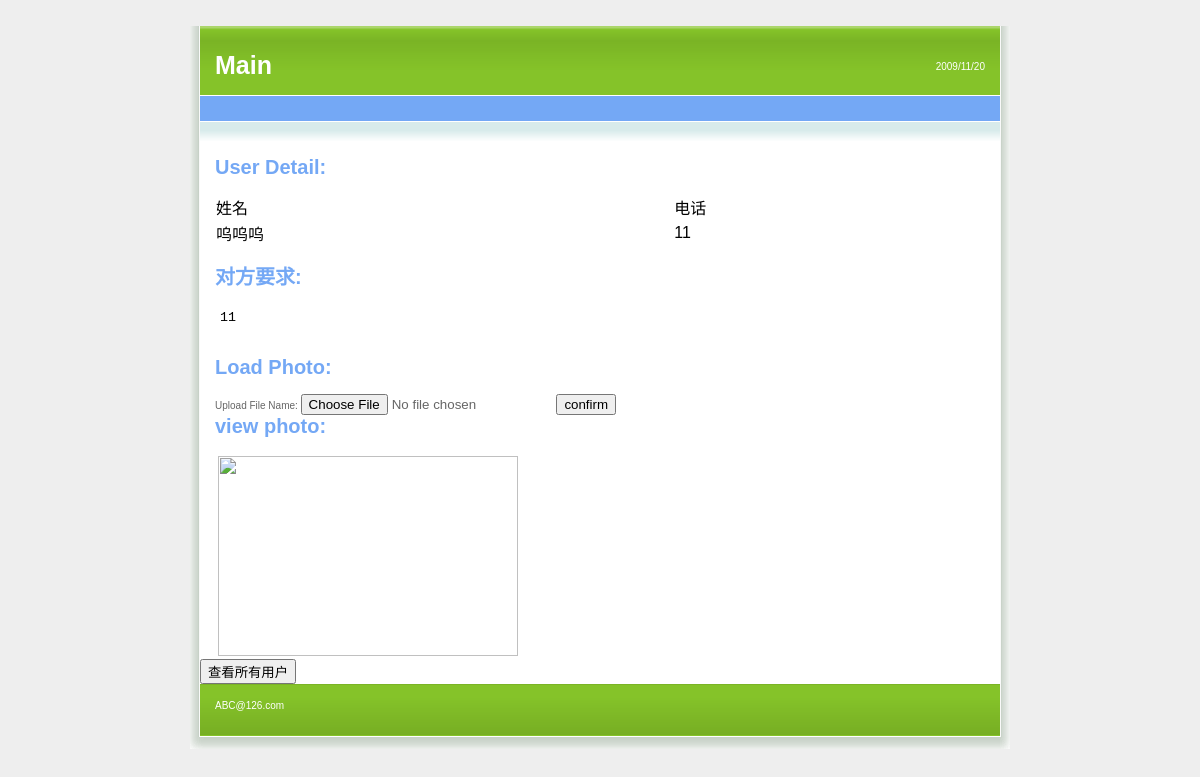
Page /userDetail/?uid=2 on the committed database.
### app/models.py (models this page shows)
class User(models.Model):
	SEX = (
		('male','男性'),
		('female','女性')
	)
	nikename = models.CharField(max_length=20)
	username = models.CharField(max_length=20,blank=True)
	password = models.CharField(max_length=20)
	age = models.IntegerField(default=18,blank=True)
	sex = models.CharField(max_length=6, choices=SEX,blank=True)
	tel = models.CharField(max_length=20,blank=True)
	others = models.CharField(max_length=100,blank=True)
	pic = models.ImageField("图片",upload_to="pic",blank=True)

### app/views.py (the view)
# urls.py: path('userDetail/',views.userDetail),
def userDetail(request):
	if request.method == 'POST':
		pic=request.FILES.get('pic')
		img =User(pic=request.FILES.get('pic'))
		print(img)
		pic ='/pic/'+str(pic)
		print(pic)
		oid = request.session['oid']
		User.objects.filter(id=oid).update(pic=pic)
		user = User.objects.get(id=oid)
		return render(request,'userDetail.html',{'user':user})
		pass
	else:
		if 'uid' in request.GET:
			uid = request.GET['uid']
			request.session['oid']=uid
		else:
			uid = request.session['uid']
		user = User.objects.get(id=uid)
		return render(request,'userDetail.html',{'user':user})

### app/templates/userDetail.html (shortened to what this page needs)
﻿<html>
	<head>
		<link rel="stylesheet" type="text/css" href="/static/css/style.css" />
	</head>
	<body>
		<div id="wrap">
			<div id="top_content">
				<div id="header">
					<div id="rightheader">
						<p>
							2009/11/20
							<br />
						</p>
					</div>
					<div id="topheader">
						<h1 id="title">
							<a href="#">Main</a>
						</h1>
					</div>
					<div id="navigation">
					</div>
				</div>
				<div id="content">
					<p id="whereami">
					</p>
					<h1>
						User Detail:
					</h1>
					<table class="table">
						<tr>
							<td>
								姓名
							</td>
							<td>
								电话
							</td>
						</tr>
						<tr>
							<td>
								{{user.nikename}}
							</td>
							<td>
								{{user.tel}}
							</td>
						</tr>
					</table>
					<h1>
						对方要求:
					</h1>
					<table>
						<tr>
							<td colspan="2">
								<textarea cols="80" style="border:0px;resize:none;">{{user.others}}</textarea>
							</td>
						</tr>
					</table>
					<br/>
					<h1>
						Load Photo:
					</h1>
						<form action="/userDetail/" method="post" enctype="multipart/form-data">
							Upload File Name:
							<input type="file" name="pic" />
							<input type="submit" value="confirm" />
						</form>
					<h1>
						view photo:
					</h1>
					<table>
								<tr>
									<td>
										<img src="/media/{{user.pic}}" width="300"
											height="200" />
									</td>
								</tr>
					</table>
				</div>
				<input type="button" onclick="location='/userList/'" value="查看所有用户"/>
			</div>
			<div id="footer">
				<div id="footer_bg">
					ABC@126.com
				</div>
			</div>
		</div>
	</body>
</html>

### static/css/style.css (style rules this page uses)
body { margin: 0; font-size: 62.5%; font-family: Verdana, Arial, Helvetica, sans-serif; padding: 15px 0; background: #eeeeee; }
#wrap { width: 820px; margin: 0 auto; background: url(../img/bg.gif) top center repeat-y #FFFFFF; }
#top_content { padding: 0 10px; }
#topheader { padding: 25px 15px 15px 15px; margin: 0 auto 0 auto; background: url(../img/top_left.gif) top left repeat-x #85C329; }
#rightheader { float: right; width: 375px; height: 40px; color: #FFFFFF; text-align: right; }
#rightheader p { padding: 35px 15px 0 0; margin: 0; text-align: right; }
#title { padding: 0; margin: 0; font-size: 2.5em; color: #FFFFFF; }
#title a:link, #title a:visited { color: #FFFFFF; text-decoration: none; }
#navigation { background: #74A8F5; border-top: 1px solid #ffffff; height: 25px; clear: both }
#content { padding: 0 15px; margin: 0 auto 0 auto; background: url(../img/content_bg.gif) repeat-x left top #ffffff; color: #666666; }
#content p#whereami { padding: 20px 0 15px 0; margin: 0; }
#content h1, #content h2, #content h3, #content h4 , #content h5 { color: #74A8F5; }
#content h1 { font-family: "Trebuchet MS", Arial, Helvetica; padding: 0; margin: 0 0 15px 0; font-size: 2em; }
#footer { background: url(../img/footer.gif) no-repeat center bottom ; color: #FFFFFF; padding: 0 10px 13px 10px; }
#footer #footer_bg { background: url(../img/footer_bg.gif) repeat-x left bottom #85C329; padding: 15px 15px 25px 15px; border-top: 1px solid #7BB425; }
.table { margin-bottom: 15px; width: 100%; border-collapse: collapse; }
#content p { font-size: 1.2em; margin: 0; padding: 0 0 15px 0; }
form { padding: 0; margin: 0; }

### rows in the picture
User: nikename "呜呜呜", tel "11", others "11"
